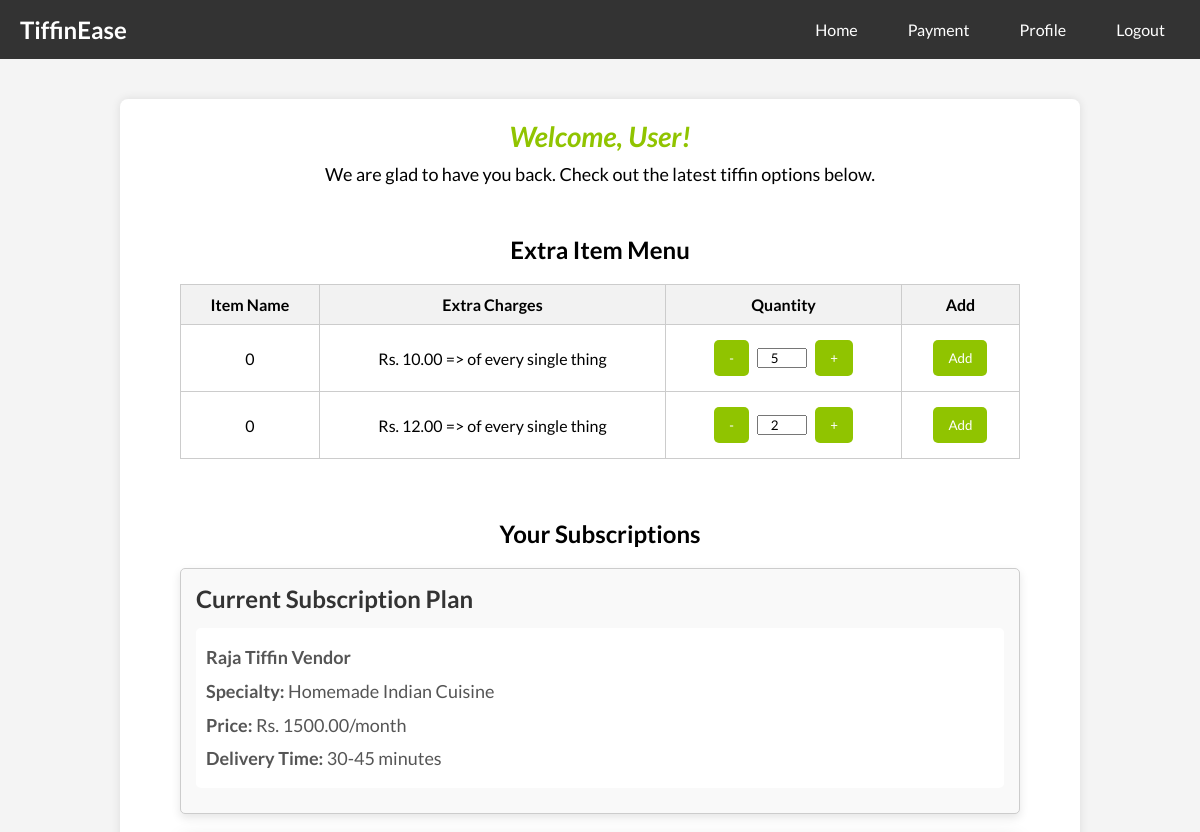
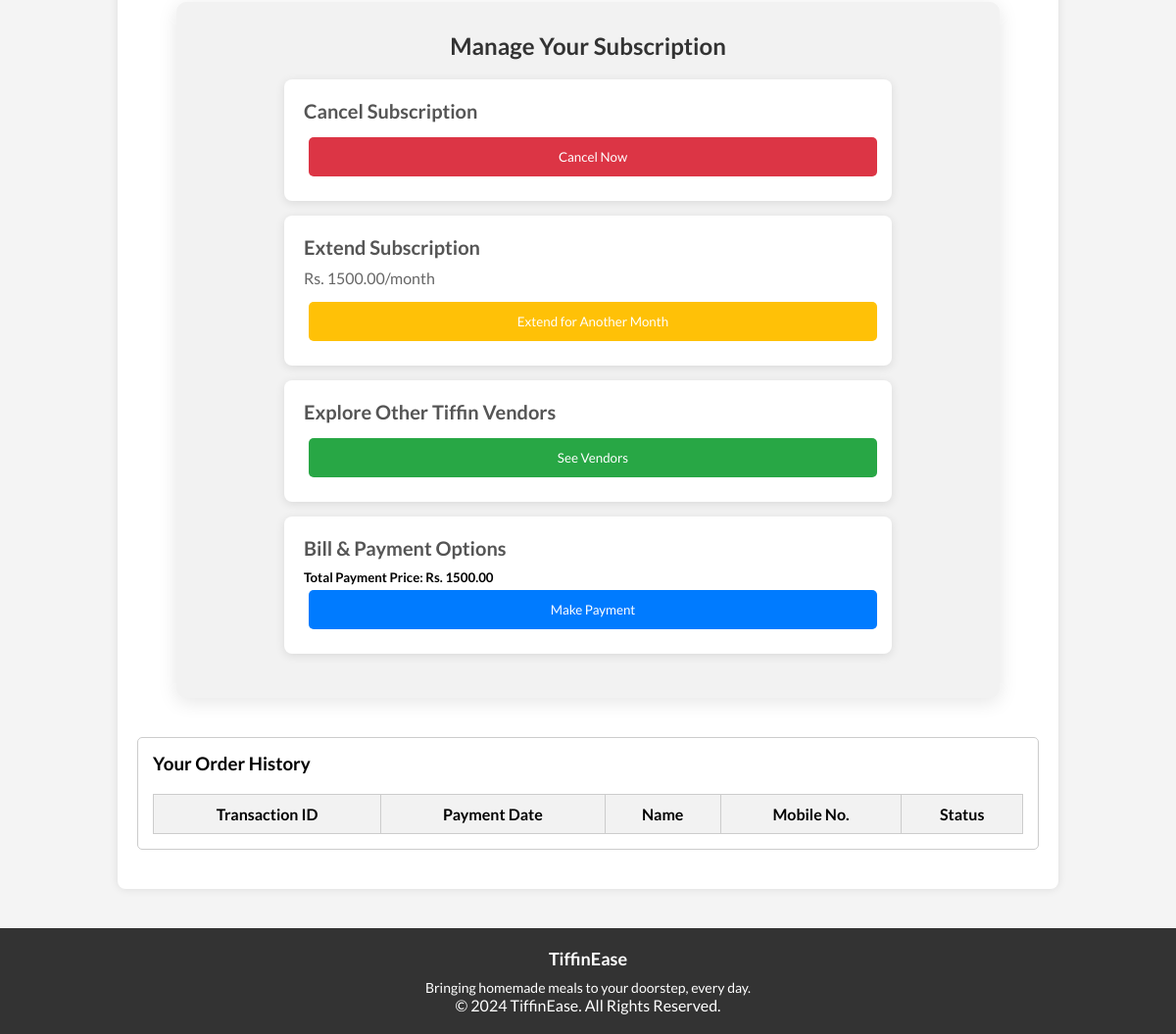
Screenshot of /customer.php?user_id=4 with the database file from the repository (2 pictures, top to bottom).
### tables this page shows
CREATE TABLE `menus` (
  `id` int(11) NOT NULL,
  `user_id` int(11) NOT NULL,
  `monthly_price` decimal(10,2) DEFAULT NULL,
  `item_name` varchar(255) DEFAULT NULL,
  `quantity` int(11) DEFAULT NULL,
  `price` decimal(10,2) DEFAULT NULL,
  `created_at` timestamp NOT NULL DEFAULT current_timestamp(),
  `specialtys` mediumtext NOT NULL,
  `delivery_time` mediumtext NOT NULL
);

CREATE TABLE `users` (
  `id` int(11) NOT NULL,
  `firstName` varchar(50) NOT NULL,
  `lastName` varchar(50) NOT NULL,
  `email` varchar(100) NOT NULL,
  `mobile` varchar(15) NOT NULL,
  `password` varchar(255) NOT NULL,
  `role` varchar(20) NOT NULL,
  `address` varchar(100) NOT NULL,
  `city` varchar(50) NOT NULL,
  `pincode` varchar(10) NOT NULL,
  `state` varchar(50) NOT NULL,
  `created_at` timestamp NOT NULL DEFAULT current_timestamp()
);

### customer.php (the view, shortened to what this page needs)
<?php
$servername = "localhost";
$username = "root";
$password = "";
$dbname = "tiffin_service";
$db = new mysqli($servername, $username, $password, $dbname);
if (isset($_GET['user_id'])) {
    $user_id = intval($_GET['user_id']);
} elseif (isset($_SESSION['selected_vendor'])) {
    $user_id = $_SESSION['selected_vendor'];
} else {
}
$query = "SELECT users.id AS user_id, users.firstName AS vendor_name, menus.monthly_price, menus.specialtys, menus.delivery_time, menus.item_name, menus.quantity, menus.price
          FROM menus
          JOIN users ON menus.user_id = users.id
          WHERE users.id = ?";
$stmt = $db->prepare($query);
$stmt->bind_param("i", $user_id);
$stmt->execute();
$result = $stmt->get_result();
$vendor = $result->fetch_assoc();
$menu_query = "SELECT item_name, quantity, price FROM menus WHERE user_id = ?";
$menu_stmt = $db->prepare($menu_query);
$menu_stmt->bind_param("i", $user_id);
$menu_stmt->execute();
$menu_result = $menu_stmt->get_result();
?>
<!DOCTYPE html>
<html lang="en">
<head>
    <link rel="stylesheet" href="css/customer.css">
</head>
<body>
    <header>
        <div class="logo">
            <h1>TiffinEase</h1>
        </div>
        <nav>
            <ul>
                <li><a href="index.php">Home</a></li>
                <li><a href="customer-payment.html">Payment</a></li>
                <li><a href="customer-profile.php">Profile</a></li>
                <li><a href="logout.php">Logout</a></li>
            </ul>
        </nav>
    </header>
    <section class="dashboard">
        <div class="welcome-message">
            <h2 id="welcome-customer-name">Welcome,
                <?php echo isset($current_user['firstName']) ? htmlspecialchars($current_user['firstName']) : 'User'; ?>!
            </h2>
            <p>We are glad to have you back. Check out the latest tiffin options below.</p>
        </div>
        <section class="today-menu">
            <h2>Extra Item Menu</h2>
            <table>
                <thead>
                    <tr>
                        <th>Item Name</th>
                        <th>Extra Charges</th>
                        <th>Quantity</th>
                        <th>Add</th>
                    </tr>
                </thead>
                <tbody>
                    <?php while ($menu_item = $menu_result->fetch_assoc()): ?>
                        <tr>
                            <td><?php echo htmlspecialchars($menu_item['item_name']); ?></td>
                            <td>Rs. <?php echo htmlspecialchars($menu_item['price']); ?> => of every single thing</td>
                            <td>
                                <div class="quantity-controls">
                                    <button onclick="decreaseQuantity(this)">-</button>
                                    <input type="number" value="<?php echo htmlspecialchars($menu_item['quantity']); ?>"
                                        min="1" readonly>
                                    <button onclick="increaseQuantity(this)">+</button>
                                </div>
                            </td>
                            <td><button class="btn-add"
                                    onclick="addMenuItemPrice(<?php echo htmlspecialchars($menu_item['price']); ?>)">Add</button>
                            </td>
                        </tr>
                    <?php endwhile; ?>
                </tbody>
            </table>
        </section>
        <section class="subscriptions">
            <h2>Your Subscriptions</h2>
            <div class="subscription-overview">
                <h3>Current Subscription Plan</h3>
                <div class="plan-detail">
                    <?php if ($vendor): ?>
                        <p><strong><?php echo htmlspecialchars($vendor['vendor_name']); ?> Tiffin Vendor</strong></p>
                        <p><strong>Specialty:</strong> <?php echo htmlspecialchars($vendor['specialtys']); ?></p>
                        <p><strong>Price:</strong> Rs. <?php echo htmlspecialchars($vendor['monthly_price']); ?>/month</p>
                        <p><strong>Delivery Time:</strong> <?php echo htmlspecialchars($vendor['delivery_time']); ?></p>
                    <?php else: ?>
                        <p>Subscription Plan not selected.</p>
                    <?php endif; ?>
                </div>
            </div>
            <div class="manage-subscription">
                <h3>Manage Your Subscription</h3>
                <div class="subscription-card">
                    <h4>Cancel Subscription</h4>
                    <button class="btn-cancel" onclick="cancelSubscription()">Cancel Now</button>
                </div>
                <div class="subscription-card">
                    <h4>Extend Subscription</h4>
                    <?php if ($vendor): ?>
                        <p class="monthly-fee"> Rs. <?php echo htmlspecialchars($vendor['monthly_price']); ?>/month</p>
                    <?php else: ?>
                        <p>Vendor details not available.</p>
                    <?php endif; ?>
                    <button class="btn-extend"
                        onclick="extendSubscription(<?php echo htmlspecialchars($vendor['monthly_price']); ?>)">Extend
                        for Another
                        Month</button>
                </div>
                <div class="subscription-card">
                    <h4>Explore Other Tiffin Vendors</h4>
                    <button class="btn-explore" onclick="window.location.href='vendors.php';">See Vendors</button>
                </div>
                <div class="subscription-card">
                    <h4>Bill & Payment Options</h4>
                    <h5 id="total-monthly-price">Total Payment Price: Rs.
                        <?php echo htmlspecialchars($vendor['monthly_price']); ?>
                    </h5>
                    <button class="btn-payment"
                        onclick="proceedToPayment(<?php echo htmlspecialchars($vendor['user_id']); ?>, <?php echo htmlspecialchars($vendor['monthly_price']); ?>)">
                        Make Payment
                    </button>
                </div>
            </div>
        </section>
        <div class="order-history">
            <h3>Your Order History</h3>
            <table>
                <thead>
                    <tr>
                        <th>Transaction ID</th>
                        <th>Payment Date</th>
                        <th>Name</th>
                        <th>Mobile No.</th>
                        <th>Status</th>
                    </tr>
                </thead>
            </table>
        </div>
    </section>
    <footer>
        <div class="footer-content">
            <h2>TiffinEase</h2>
            <p>Bringing homemade meals to your doorstep, every day.</p>
        </div>
        <p>&copy; 2024 TiffinEase. All Rights Reserved.</p>
    </footer>
</body>
</html>

### css/customer.css (style rules this page uses)
* { margin: 0; padding: 0; box-sizing: border-box; font-family: "Lato", sans-serif; }
body { background-color: #f4f4f4; }
header { background-color: #333; color: #fff; padding: 10px 0; display: flex; justify-content: space-between; align-items: center; padding: 15px 20px; }
.logo h1 { font-size: 24px; }
nav ul { list-style: none; display: flex; gap: 20px; }
nav ul li a { color: #fff; text-decoration: none; padding: 5px 15px; transition: background-color 0.3s ease; }
.dashboard { width: 80%; margin: 40px auto; background-color: #fff; padding: 20px; border-radius: 8px; box-shadow: 0 0 10px rgba(0, 0, 0, 0.1); }
.welcome-message { text-align: center; }
.welcome-message h2 { font-size: 28px; margin-bottom: 10px; color: #90c400; font-style: italic; }
.welcome-message p { font-size: 18px; margin-bottom: 30px; }
.today-menu { padding: 20px; background: #fff; margin: 20px; border-radius: 8px; }
.today-menu h2 { text-align: center; }
table { width: 100%; border-collapse: collapse; margin-top: 20px; }
table th, table td { border: 1px solid #ccc; padding: 10px; text-align: center; }
table th { background: #f2f2f2; }
input[type="number"] { width: 50px; text-align: center; }
button { padding: 5px 10px; background: #4CAF50; color: white; border: none; border-radius: 5px; cursor: pointer; }
.subscriptions { padding: 20px; background-color: #fff; border-radius: 8px; margin: 20px; }
.subscriptions h2 { text-align: center; margin-bottom: 20px; }
.subscription-overview { background-color: #f9f9f9; border: 2px solid #4CAF50; border-radius: 10px; padding: 20px; margin-bottom: 20px; box-shadow: 0 4px 10px rgba(0, 0, 0, 0.1); }
.subscription-overview h3 { font-size: 24px; color: #333; margin-bottom: 15px; }
.subscription-overview p { font-size: 18px; color: #555; line-height: 1.6; margin: 5px 0; }
.subscription-overview .plan-detail { background-color: #fff; padding: 10px; border-radius: 5px; margin: 10px 0; transition: background-color 0.3s; }
.manage-subscription { background-color: #f2f2f2; padding: 30px; border-radius: 10px; box-shadow: 0 4px 20px rgba(0, 0, 0, 0.1); margin-top: 20px; }
.manage-subscription h3 { text-align: center; margin-bottom: 20px; font-size: 24px; color: #333; }
.subscription-card { background-color: #fff; border-radius: 8px; padding: 20px; margin: 15px 80px; box-shadow: 0 2px 10px rgba(0, 0, 0, 0.1); }
.subscription-card h4 { font-size: 20px; margin-bottom: 10px; color: #555; }
.monthly-fee { font-size: 16px; color: #666; margin: 10px 0; }
.btn-cancel, .btn-extend, .btn-explore, .btn-payment { padding: 12px 20px; border: none; border-radius: 5px; cursor: pointer; transition: background-color 0.3s; width: 100%; }
.btn-cancel { background-color: #dc3545; color: white; }
.btn-extend { background-color: #ffc107; }
.btn-explore { background-color: #28a745; color: white; }
.btn-payment { background-color: #007bff; color: white; }
.subscription-overview, .subscription-management, .order-history { margin-bottom: 20px; padding: 15px; border: 1px solid #ccc; border-radius: 5px; }
button { background-color: #90c400; color: white; border: none; padding: 10px 15px; cursor: pointer; margin: 5px; }
footer { background-color: #333; color: #fff; text-align: center; padding: 20px; margin-top: 40px; }
.footer-content h2 { font-size: 18px; margin-bottom: 10px; }
.footer-content p { font-size: 14px; }

### rows the page displays
menus: item_name "0", price "10.00", quantity "5", specialtys "Homemade Indian Cuisine", monthly_price "1500.00", delivery_time "30-45 minutes"
menus: item_name "0", price "12.00", quantity "2"
users: firstName "Raja"
